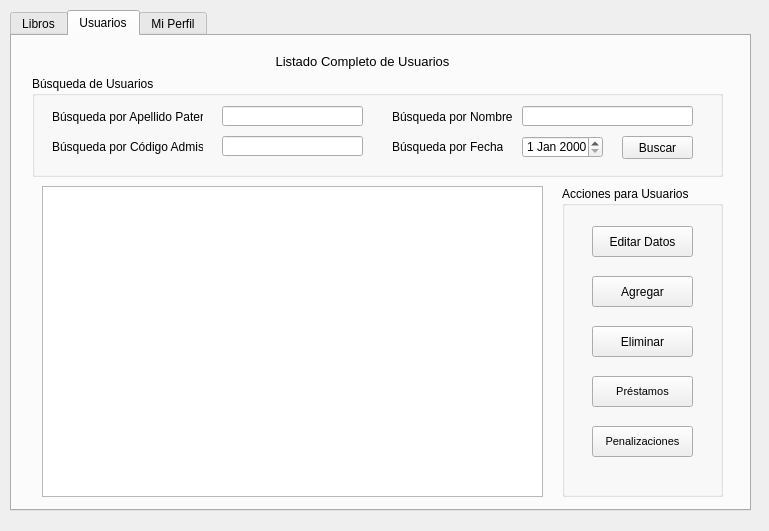
<?xml version="1.0" encoding="UTF-8"?>
<ui version="4.0">
 <class>adminDialog</class>
 <widget class="QDialog" name="adminDialog">
  <property name="enabled">
   <bool>true</bool>
  </property>
  <property name="geometry">
   <rect>
    <x>0</x>
    <y>0</y>
    <width>769</width>
    <height>531</height>
   </rect>
  </property>
  <property name="windowTitle">
   <string>Dialog</string>
  </property>
  <widget class="QTabWidget" name="tabWidget">
   <property name="enabled">
    <bool>true</bool>
   </property>
   <property name="geometry">
    <rect>
     <x>10</x>
     <y>10</y>
     <width>741</width>
     <height>501</height>
    </rect>
   </property>
   <property name="currentIndex">
    <number>1</number>
   </property>
   <property name="usesScrollButtons">
    <bool>true</bool>
   </property>
   <property name="documentMode">
    <bool>false</bool>
   </property>
   <property name="tabsClosable">
    <bool>false</bool>
   </property>
   <property name="movable">
    <bool>false</bool>
   </property>
   <widget class="QWidget" name="tab">
    <property name="enabled">
     <bool>true</bool>
    </property>
    <attribute name="title">
     <string>Libros</string>
    </attribute>
    <widget class="QLabel" name="label_3">
     <property name="geometry">
      <rect>
       <x>150</x>
       <y>10</y>
       <width>401</width>
       <height>31</height>
      </rect>
     </property>
     <property name="font">
      <font>
       <pointsize>10</pointsize>
      </font>
     </property>
     <property name="text">
      <string>Listado Completo de Libros</string>
     </property>
     <property name="alignment">
      <set>Qt::AlignCenter</set>
     </property>
    </widget>
    <widget class="QGroupBox" name="groupBox">
     <property name="geometry">
      <rect>
       <x>20</x>
       <y>40</y>
       <width>691</width>
       <height>101</height>
      </rect>
     </property>
     <property name="title">
      <string>Búsqueda de Libros</string>
     </property>
     <widget class="QLabel" name="label">
      <property name="geometry">
       <rect>
        <x>20</x>
        <y>30</y>
        <width>101</width>
        <height>21</height>
       </rect>
      </property>
      <property name="text">
       <string>Busqueda por Título</string>
      </property>
     </widget>
     <widget class="QLineEdit" name="lineEdit">
      <property name="geometry">
       <rect>
        <x>140</x>
        <y>30</y>
        <width>191</width>
        <height>20</height>
       </rect>
      </property>
     </widget>
     <widget class="QLineEdit" name="lineEdit_2">
      <property name="geometry">
       <rect>
        <x>140</x>
        <y>60</y>
        <width>191</width>
        <height>20</height>
       </rect>
      </property>
     </widget>
     <widget class="QLabel" name="label_4">
      <property name="geometry">
       <rect>
        <x>360</x>
        <y>30</y>
        <width>121</width>
        <height>21</height>
       </rect>
      </property>
      <property name="text">
       <string>Busqueda por Género</string>
      </property>
     </widget>
     <widget class="QComboBox" name="comboBox">
      <property name="geometry">
       <rect>
        <x>490</x>
        <y>30</y>
        <width>171</width>
        <height>21</height>
       </rect>
      </property>
     </widget>
     <widget class="QLabel" name="label_5">
      <property name="geometry">
       <rect>
        <x>360</x>
        <y>60</y>
        <width>121</width>
        <height>21</height>
       </rect>
      </property>
      <property name="text">
       <string>Busqueda por Puntuación</string>
      </property>
     </widget>
     <widget class="QLabel" name="label_2">
      <property name="geometry">
       <rect>
        <x>20</x>
        <y>60</y>
        <width>101</width>
        <height>21</height>
       </rect>
      </property>
      <property name="text">
       <string>Busqueda por Autor</string>
      </property>
     </widget>
     <widget class="QComboBox" name="comboBox_2">
      <property name="geometry">
       <rect>
        <x>490</x>
        <y>60</y>
        <width>81</width>
        <height>21</height>
       </rect>
      </property>
      <property name="font">
       <font>
        <pointsize>8</pointsize>
       </font>
      </property>
      <property name="iconSize">
       <size>
        <width>42</width>
        <height>16</height>
       </size>
      </property>
      <property name="duplicatesEnabled">
       <bool>false</bool>
      </property>
      <item>
       <property name="text">
        <string/>
       </property>
      </item>
      <item>
       <property name="text">
        <string>1</string>
       </property>
       <property name="icon">
        <iconset resource="star.qrc">
         <normaloff>:/images/star.png</normaloff>:/images/star.png</iconset>
       </property>
      </item>
      <item>
       <property name="text">
        <string>2</string>
       </property>
       <property name="icon">
        <iconset resource="star.qrc">
         <normaloff>:/images/star (1).png</normaloff>:/images/star (1).png</iconset>
       </property>
      </item>
      <item>
       <property name="text">
        <string>3</string>
       </property>
       <property name="icon">
        <iconset resource="star.qrc">
         <normaloff>:/images/star (2).png</normaloff>:/images/star (2).png</iconset>
       </property>
      </item>
      <item>
       <property name="text">
        <string>4</string>
       </property>
       <property name="icon">
        <iconset resource="star.qrc">
         <normaloff>:/images/star (3).png</normaloff>:/images/star (3).png</iconset>
       </property>
      </item>
      <item>
       <property name="text">
        <string>5</string>
       </property>
       <property name="icon">
        <iconset resource="star.qrc">
         <normaloff>:/images/star (4).png</normaloff>:/images/star (4).png</iconset>
       </property>
      </item>
     </widget>
     <widget class="QPushButton" name="pushButton_7">
      <property name="geometry">
       <rect>
        <x>590</x>
        <y>60</y>
        <width>71</width>
        <height>23</height>
       </rect>
      </property>
      <property name="text">
       <string>Buscar</string>
      </property>
     </widget>
    </widget>
    <widget class="QGroupBox" name="groupBox_2">
     <property name="geometry">
      <rect>
       <x>550</x>
       <y>160</y>
       <width>161</width>
       <height>281</height>
      </rect>
     </property>
     <property name="title">
      <string>Acciones para Libros</string>
     </property>
     <widget class="QPushButton" name="pushButton">
      <property name="geometry">
       <rect>
        <x>30</x>
        <y>40</y>
        <width>101</width>
        <height>31</height>
       </rect>
      </property>
      <property name="text">
       <string>Editar Datos</string>
      </property>
     </widget>
     <widget class="QPushButton" name="pushButton_2">
      <property name="enabled">
       <bool>true</bool>
      </property>
      <property name="geometry">
       <rect>
        <x>30</x>
        <y>100</y>
        <width>101</width>
        <height>31</height>
       </rect>
      </property>
      <property name="text">
       <string>Agregar</string>
      </property>
     </widget>
     <widget class="QPushButton" name="pushButton_3">
      <property name="enabled">
       <bool>true</bool>
      </property>
      <property name="geometry">
       <rect>
        <x>30</x>
        <y>160</y>
        <width>101</width>
        <height>31</height>
       </rect>
      </property>
      <property name="text">
       <string>Agregar Copias</string>
      </property>
     </widget>
     <widget class="QPushButton" name="pushButton_4">
      <property name="geometry">
       <rect>
        <x>30</x>
        <y>220</y>
        <width>101</width>
        <height>31</height>
       </rect>
      </property>
      <property name="font">
       <font>
        <pointsize>8</pointsize>
        <underline>false</underline>
        <strikeout>false</strikeout>
        <kerning>true</kerning>
       </font>
      </property>
      <property name="mouseTracking">
       <bool>false</bool>
      </property>
      <property name="text">
       <string>Eliminar</string>
      </property>
      <property name="checkable">
       <bool>false</bool>
      </property>
      <property name="autoRepeat">
       <bool>false</bool>
      </property>
      <property name="autoExclusive">
       <bool>false</bool>
      </property>
      <property name="flat">
       <bool>false</bool>
      </property>
     </widget>
    </widget>
    <widget class="QTableView" name="tableView">
     <property name="enabled">
      <bool>true</bool>
     </property>
     <property name="geometry">
      <rect>
       <x>30</x>
       <y>150</y>
       <width>511</width>
       <height>311</height>
      </rect>
     </property>
     <property name="sortingEnabled">
      <bool>true</bool>
     </property>
    </widget>
   </widget>
   <widget class="QWidget" name="tab_3">
    <attribute name="title">
     <string>Usuarios</string>
    </attribute>
    <widget class="QTableView" name="tableView_2">
     <property name="geometry">
      <rect>
       <x>30</x>
       <y>150</y>
       <width>501</width>
       <height>311</height>
      </rect>
     </property>
     <property name="sortingEnabled">
      <bool>true</bool>
     </property>
    </widget>
    <widget class="QGroupBox" name="groupBox_3">
     <property name="geometry">
      <rect>
       <x>550</x>
       <y>150</y>
       <width>161</width>
       <height>311</height>
      </rect>
     </property>
     <property name="title">
      <string>Acciones para Usuarios</string>
     </property>
     <widget class="QPushButton" name="pushButton_8">
      <property name="geometry">
       <rect>
        <x>30</x>
        <y>40</y>
        <width>101</width>
        <height>31</height>
       </rect>
      </property>
      <property name="text">
       <string>Editar Datos</string>
      </property>
     </widget>
     <widget class="QPushButton" name="pushButton_9">
      <property name="enabled">
       <bool>true</bool>
      </property>
      <property name="geometry">
       <rect>
        <x>30</x>
        <y>90</y>
        <width>101</width>
        <height>31</height>
       </rect>
      </property>
      <property name="text">
       <string>Agregar</string>
      </property>
     </widget>
     <widget class="QPushButton" name="pushButton_10">
      <property name="enabled">
       <bool>true</bool>
      </property>
      <property name="geometry">
       <rect>
        <x>30</x>
        <y>140</y>
        <width>101</width>
        <height>31</height>
       </rect>
      </property>
      <property name="text">
       <string>Eliminar</string>
      </property>
     </widget>
     <widget class="QPushButton" name="pushButton_11">
      <property name="geometry">
       <rect>
        <x>30</x>
        <y>190</y>
        <width>101</width>
        <height>31</height>
       </rect>
      </property>
      <property name="font">
       <font>
        <pointsize>8</pointsize>
        <underline>false</underline>
        <strikeout>false</strikeout>
        <kerning>true</kerning>
       </font>
      </property>
      <property name="mouseTracking">
       <bool>false</bool>
      </property>
      <property name="text">
       <string>Préstamos</string>
      </property>
      <property name="checkable">
       <bool>false</bool>
      </property>
      <property name="autoRepeat">
       <bool>false</bool>
      </property>
      <property name="autoExclusive">
       <bool>false</bool>
      </property>
      <property name="flat">
       <bool>false</bool>
      </property>
     </widget>
     <widget class="QPushButton" name="pushButton_13">
      <property name="geometry">
       <rect>
        <x>30</x>
        <y>240</y>
        <width>101</width>
        <height>31</height>
       </rect>
      </property>
      <property name="font">
       <font>
        <pointsize>8</pointsize>
        <underline>false</underline>
        <strikeout>false</strikeout>
        <kerning>true</kerning>
       </font>
      </property>
      <property name="mouseTracking">
       <bool>false</bool>
      </property>
      <property name="text">
       <string>Penalizaciones</string>
      </property>
      <property name="checkable">
       <bool>false</bool>
      </property>
      <property name="autoRepeat">
       <bool>false</bool>
      </property>
      <property name="autoExclusive">
       <bool>false</bool>
      </property>
      <property name="flat">
       <bool>false</bool>
      </property>
     </widget>
    </widget>
    <widget class="QGroupBox" name="groupBox_4">
     <property name="geometry">
      <rect>
       <x>20</x>
       <y>40</y>
       <width>691</width>
       <height>101</height>
      </rect>
     </property>
     <property name="title">
      <string>Búsqueda de Usuarios</string>
     </property>
     <widget class="QLabel" name="label_14">
      <property name="geometry">
       <rect>
        <x>20</x>
        <y>30</y>
        <width>151</width>
        <height>21</height>
       </rect>
      </property>
      <property name="text">
       <string>Búsqueda por Apellido Paterno</string>
      </property>
     </widget>
     <widget class="QLineEdit" name="lineEdit_9">
      <property name="geometry">
       <rect>
        <x>190</x>
        <y>30</y>
        <width>141</width>
        <height>20</height>
       </rect>
      </property>
     </widget>
     <widget class="QLineEdit" name="lineEdit_10">
      <property name="geometry">
       <rect>
        <x>190</x>
        <y>60</y>
        <width>141</width>
        <height>20</height>
       </rect>
      </property>
     </widget>
     <widget class="QLabel" name="label_17">
      <property name="geometry">
       <rect>
        <x>20</x>
        <y>60</y>
        <width>151</width>
        <height>21</height>
       </rect>
      </property>
      <property name="text">
       <string>Búsqueda por Código Admisión</string>
      </property>
     </widget>
     <widget class="QPushButton" name="pushButton_12">
      <property name="geometry">
       <rect>
        <x>590</x>
        <y>60</y>
        <width>71</width>
        <height>23</height>
       </rect>
      </property>
      <property name="text">
       <string>Buscar</string>
      </property>
     </widget>
     <widget class="QLineEdit" name="lineEdit_11">
      <property name="geometry">
       <rect>
        <x>490</x>
        <y>30</y>
        <width>171</width>
        <height>20</height>
       </rect>
      </property>
      <property name="text">
       <string/>
      </property>
     </widget>
     <widget class="QLabel" name="label_15">
      <property name="geometry">
       <rect>
        <x>360</x>
        <y>30</y>
        <width>121</width>
        <height>21</height>
       </rect>
      </property>
      <property name="text">
       <string>Búsqueda por Nombre</string>
      </property>
     </widget>
     <widget class="QLabel" name="label_16">
      <property name="geometry">
       <rect>
        <x>360</x>
        <y>60</y>
        <width>111</width>
        <height>21</height>
       </rect>
      </property>
      <property name="text">
       <string>Búsqueda por Fecha</string>
      </property>
     </widget>
     <widget class="QDateEdit" name="dateEdit">
      <property name="geometry">
       <rect>
        <x>490</x>
        <y>60</y>
        <width>81</width>
        <height>22</height>
       </rect>
      </property>
     </widget>
    </widget>
    <widget class="QLabel" name="label_18">
     <property name="geometry">
      <rect>
       <x>150</x>
       <y>10</y>
       <width>401</width>
       <height>31</height>
      </rect>
     </property>
     <property name="font">
      <font>
       <pointsize>10</pointsize>
      </font>
     </property>
     <property name="text">
      <string>Listado Completo de Usuarios</string>
     </property>
     <property name="alignment">
      <set>Qt::AlignCenter</set>
     </property>
    </widget>
   </widget>
   <widget class="QWidget" name="tab_2">
    <property name="enabled">
     <bool>true</bool>
    </property>
    <attribute name="title">
     <string>Mi Perfil</string>
    </attribute>
    <widget class="QTableView" name="tableView_3">
     <property name="geometry">
      <rect>
       <x>200</x>
       <y>160</y>
       <width>501</width>
       <height>291</height>
      </rect>
     </property>
     <property name="sortingEnabled">
      <bool>true</bool>
     </property>
    </widget>
    <widget class="QLabel" name="label_6">
     <property name="geometry">
      <rect>
       <x>30</x>
       <y>170</y>
       <width>141</width>
       <height>31</height>
      </rect>
     </property>
     <property name="text">
      <string>Lista de Libros Pendientes</string>
     </property>
     <property name="alignment">
      <set>Qt::AlignCenter</set>
     </property>
    </widget>
    <widget class="QLabel" name="label_9">
     <property name="geometry">
      <rect>
       <x>390</x>
       <y>50</y>
       <width>101</width>
       <height>20</height>
      </rect>
     </property>
     <property name="text">
      <string>Nombres</string>
     </property>
    </widget>
    <widget class="QLabel" name="label_10">
     <property name="geometry">
      <rect>
       <x>160</x>
       <y>10</y>
       <width>401</width>
       <height>31</height>
      </rect>
     </property>
     <property name="font">
      <font>
       <pointsize>10</pointsize>
      </font>
     </property>
     <property name="text">
      <string>Perfil de Usuario</string>
     </property>
     <property name="alignment">
      <set>Qt::AlignCenter</set>
     </property>
    </widget>
    <widget class="QLabel" name="label_11">
     <property name="geometry">
      <rect>
       <x>390</x>
       <y>80</y>
       <width>101</width>
       <height>20</height>
      </rect>
     </property>
     <property name="text">
      <string>Apellidos</string>
     </property>
    </widget>
    <widget class="QLineEdit" name="lineEdit_5">
     <property name="enabled">
      <bool>false</bool>
     </property>
     <property name="geometry">
      <rect>
       <x>510</x>
       <y>50</y>
       <width>141</width>
       <height>21</height>
      </rect>
     </property>
     <property name="text">
      <string>Juan Paco</string>
     </property>
     <property name="readOnly">
      <bool>true</bool>
     </property>
    </widget>
    <widget class="QLineEdit" name="lineEdit_6">
     <property name="enabled">
      <bool>false</bool>
     </property>
     <property name="geometry">
      <rect>
       <x>510</x>
       <y>80</y>
       <width>141</width>
       <height>21</height>
      </rect>
     </property>
     <property name="text">
      <string>Pedro de La Mar</string>
     </property>
     <property name="readOnly">
      <bool>true</bool>
     </property>
    </widget>
    <widget class="QLabel" name="label_12">
     <property name="geometry">
      <rect>
       <x>40</x>
       <y>50</y>
       <width>141</width>
       <height>20</height>
      </rect>
     </property>
     <property name="text">
      <string>Codigo Admisión / Doc. Iden</string>
     </property>
    </widget>
    <widget class="QLineEdit" name="lineEdit_7">
     <property name="enabled">
      <bool>false</bool>
     </property>
     <property name="geometry">
      <rect>
       <x>200</x>
       <y>50</y>
       <width>141</width>
       <height>21</height>
      </rect>
     </property>
     <property name="text">
      <string>9999999</string>
     </property>
     <property name="readOnly">
      <bool>true</bool>
     </property>
    </widget>
    <widget class="QLineEdit" name="lineEdit_4">
     <property name="enabled">
      <bool>false</bool>
     </property>
     <property name="geometry">
      <rect>
       <x>200</x>
       <y>110</y>
       <width>141</width>
       <height>21</height>
      </rect>
     </property>
     <property name="text">
      <string>3</string>
     </property>
     <property name="readOnly">
      <bool>true</bool>
     </property>
    </widget>
    <widget class="QLabel" name="label_8">
     <property name="geometry">
      <rect>
       <x>40</x>
       <y>110</y>
       <width>141</width>
       <height>20</height>
      </rect>
     </property>
     <property name="text">
      <string>Rango</string>
     </property>
    </widget>
    <widget class="QPushButton" name="pushButton_5">
     <property name="geometry">
      <rect>
       <x>30</x>
       <y>420</y>
       <width>141</width>
       <height>31</height>
      </rect>
     </property>
     <property name="text">
      <string>Listado de Penalizaciones</string>
     </property>
    </widget>
    <widget class="QLabel" name="label_13">
     <property name="geometry">
      <rect>
       <x>40</x>
       <y>80</y>
       <width>121</width>
       <height>20</height>
      </rect>
     </property>
     <property name="text">
      <string>Fecha de Creación</string>
     </property>
    </widget>
    <widget class="QLineEdit" name="lineEdit_8">
     <property name="enabled">
      <bool>false</bool>
     </property>
     <property name="geometry">
      <rect>
       <x>200</x>
       <y>80</y>
       <width>141</width>
       <height>21</height>
      </rect>
     </property>
     <property name="text">
      <string>01/01/99</string>
     </property>
     <property name="readOnly">
      <bool>true</bool>
     </property>
    </widget>
    <widget class="QPushButton" name="pushButton_6">
     <property name="geometry">
      <rect>
       <x>30</x>
       <y>380</y>
       <width>141</width>
       <height>31</height>
      </rect>
     </property>
     <property name="text">
      <string>Cambiar mi contraseña</string>
     </property>
    </widget>
   </widget>
  </widget>
 </widget>
 <resources>
  <include location="star.qrc"/>
 </resources>
 <connections/>
</ui>
